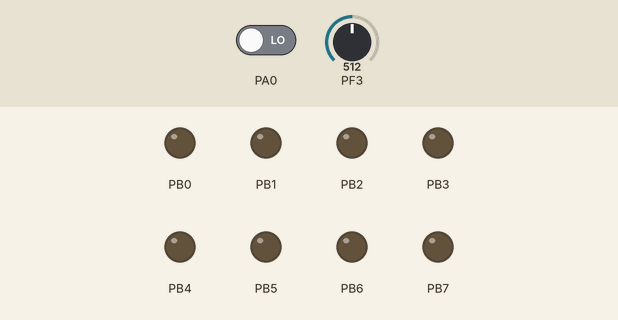
Simulated run of this program. Board: ATmega128, built with avr-gcc and emulated at 8 MHz. Shown: output pins drawn as LEDs (lit = HIGH). Inputs (shaded band) come from the test bench; at power-on: PA0 LOW, PF3 = 512.

Above: at 1.2 s.
1.3 s: PA0 driven HIGH
At 2.3 s:
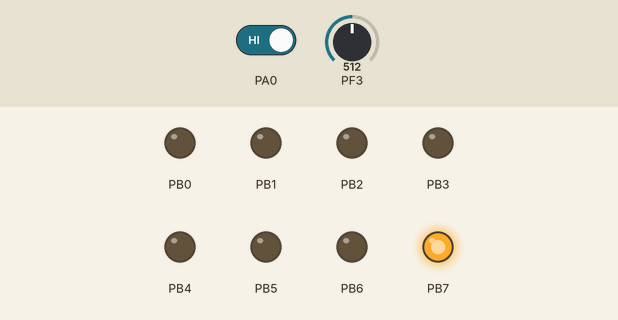
2.8 s: PF3 set to 516
At 3.5 s:
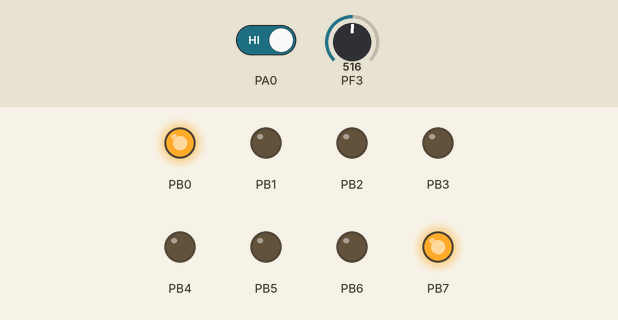
4.3 s: PF3 set to 511
At 4.8 s:
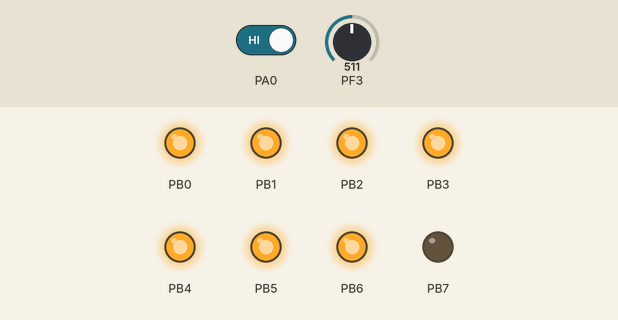
5.8 s: PF3 set to 306
At 7.0 s:
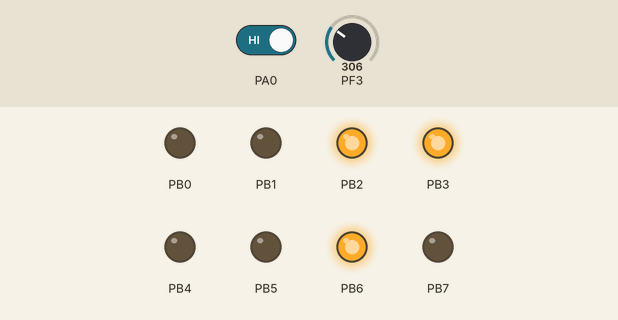
7.3 s: PF3 set to 303
At 8.5 s:
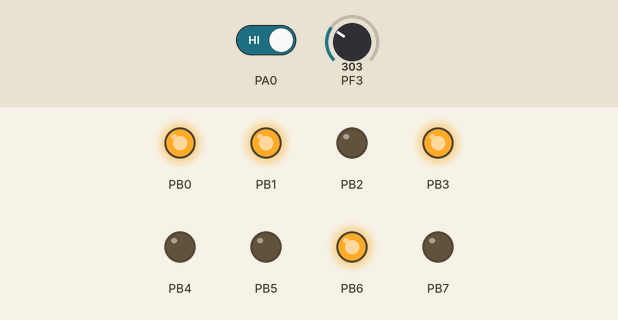
8.8 s: PF3 set to 122
At 9.7 s:
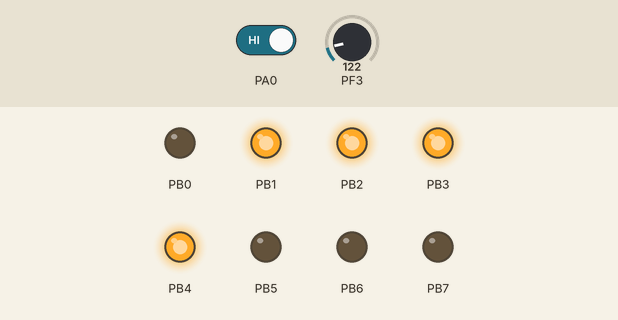
Timing chart, 0 to 11.3 s (numbered marks = the images above; inputs shaded):
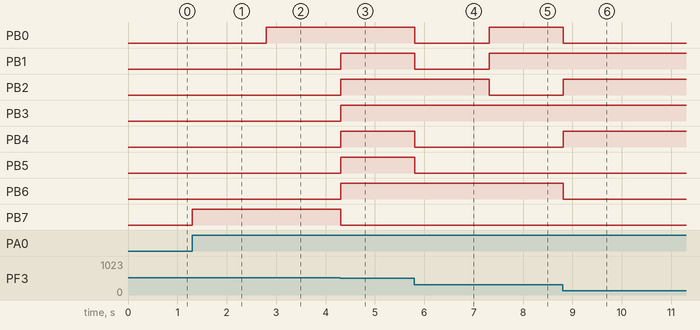

The program:

main.cpp
```cpp
/*
 * OpdrachtB1.cpp
 *
 * Created: 21/03/2025 12:29:17
 * Author : Matheus
 */

#define F_CPU 8e6
#include <avr/io.h>
#include <avr/delay.h>

#define BIT(x)	(1 << (x))

void wait(int delay){
	for (int i = 0; i < delay; i++){
		_delay_ms(1);
	}
}

void setupADC(){
	// Internal 5 Volt, Adlar 1, Channel 3
	ADMUX = 0b01100011;
	// ADEN: ADC Enable, ADC Prescaler Select Bits : Division Factor = 64
	ADCSRA = 0b10000110;
}


int main(void)
{
	DDRF = 0x00; //PORTF input ADC
	DDRA = 0x00;
	DDRB= 0xFF; //PORTB outputs for displaying ADC value

	setupADC();

    while (1)
    {
		if (PINA & 0x01){
			ADCSRA |= BIT(6);				// Start ADC
			while ( ADCSRA & BIT(6) ) ;		// Wait for completion
			PORTB= ADCH;					// Show MSB (bit 9:2) of ADC
		}
		wait(100);
    }
}
```

Measured:
- the behaviour switches between 515 and 516 on PF3 (found by bisection; images 1 and 2)
- the behaviour switches between 304 and 303 on PF3 (found by bisection; images 4 and 5)
- after the input at 1.3 s, PB7: LOW → HIGH at once
- after the input at 2.8 s, PB0: LOW → HIGH at once
- after the input at 4.3 s, PB1–6: LOW → HIGH at once; PB7: HIGH → LOW at once
- after the input at 5.8 s, PB0, PB1, PB4, PB5: HIGH → LOW at once
- after the input at 7.3 s, PB0, PB1: LOW → HIGH at once; PB2: HIGH → LOW at once
- after the input at 8.8 s, PB0, PB6: HIGH → LOW at once; PB2, PB4: LOW → HIGH at once
